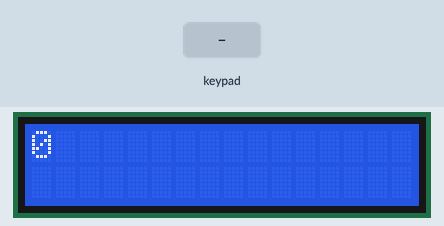
This sketch was run on a simulated Arduino Uno, built with avr-gcc and run on an emulated ATmega328P. Shown: 16×2 character LCD. Wiring (inferred from the names in the program): 4×4 keypad with keys 1 2 3 + 4 5 6 - 7 8 9 * c 0 = /: rows pin 7, pin 6, pin 5, pin 4; columns pin 3, pin 2, pin 1, pin 0. Inputs (shaded band) come from the test bench.

Above: at 1.2 s.
1.3 s: keypad keys 1 2 * pressed 0.4 s apart
At 3.2 s:
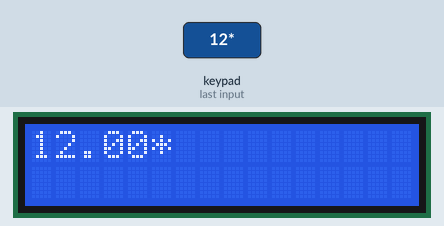
4.0 s: key '2' pressed
At 4.8 s:
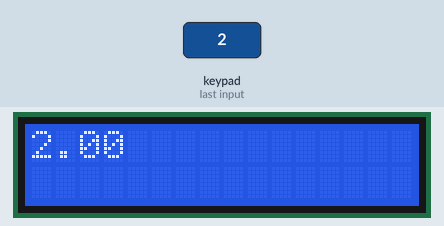
5.6 s: key '1' pressed
At 6.0 s:
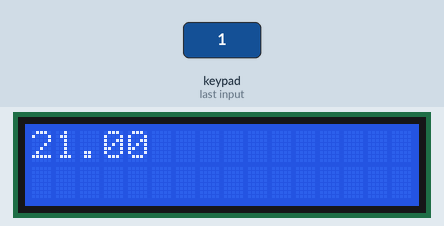
7.2 s: keypad keys 1 2 pressed 0.4 s apart
At 8.7 s:
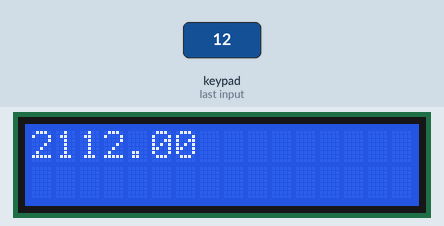
Timing chart, 0 to 10.2 s (numbered marks = the images above; inputs shaded):
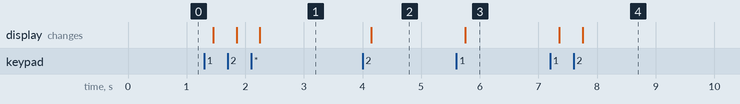

The sketch:

calculato2r.ino
```cpp
 #define keynotsympole  !((key=='+')||(key=='-')||(key=='*')||(key=='/')||(key=='c')||(key=='='))
#include<LiquidCrystal.h>
LiquidCrystal Lcd1(8,9,10,11,12,13);
 short colums[4]={3,2,1,0};
short rows[4]={7,6,5,4};
char keypaturn[4][4]=
{{'1','2','3','+'}
,{'4','5','6','-'}
,{'7','8','9','*'}
,{'c','0','=','/'}};
void setup() {
  // put your setup code here, to run once:
for(int i=0;i<=3;i++){
  pinMode(colums[i],1);
   pinMode(rows[i],0);
   digitalWrite(rows[i],1);
    digitalWrite(colums[i],1);}
    Lcd1.begin(2,16);
    Lcd1.clear();

}
char scankpd(){
for(int j=0;j<=3;j++){
for(int c=0;c<=3;c++)
{digitalWrite(colums[c],1);}
digitalWrite(colums[j],0);
for(int i=0;i<=3;i++)
{if(!digitalRead(rows[i])){
  return keypaturn[i][j];
}}}
return 0;}
float op(char oper,float fnum,float snum){
  float result;
  switch(oper){
  case'+':
  result=fnum+snum;
  return result;
  break;
  case'-':
  result=fnum-snum;
  return result;
  break;
  case'*':
  result=fnum*snum;
  return result;
  break;
    case'/':
    if(snum!=0)
  {result=fnum/snum;
  return result;}
  else
  {Lcd1.print("error");}
  break;}}
void loop() {
  // put your main code here, to run repeatedly:
HOME1:
char key='\0';
 float fnum=0;
 float snum=0;
char oper='\0';
Lcd1.clear();
Lcd1.print("0");
HOME2:
 key=scankpd();
if(key){while(scankpd()){ }
 if( keynotsympole)
       {  fnum=fnum*10+int(key)-48;
       Lcd1.clear();
 Lcd1.print(fnum); goto HOME2;}

      else{
      switch(key){
        case 'c':goto HOME1; break;
         case '=': Lcd1.clear();Lcd1.print(fnum);
         goto HOME2;  break;
         default:oper =key; Lcd1.print(oper);
home3:
         key=scankpd();
    if(key){while(scankpd()){ }
 if( keynotsympole)
{  snum=snum*10+int(key)-48;
      Lcd1.clear();
      Lcd1.print(snum);goto home3;}
      else{
         switch(key){
        case 'c':goto HOME1; break;
         case '=' :Lcd1.clear();fnum=op(oper,fnum,snum);  Lcd1.print(fnum);snum=0;goto HOME2;
          break;

         default: Lcd1.clear();fnum=op(oper,fnum,snum);  Lcd1.print(fnum);snum=0;oper=key;goto home3;
          break;}}}
          else {goto home3;}break;
         }}}
          else {goto HOME2;}}
```

Measured:
- after the input at 1.3 s, the display: first changes after 0.15 s (image 1 shows a later state)
- after the input at 4.0 s, the display: changes after 0.15 s (image 2)
- after the input at 5.6 s, the display: changes after 0.15 s (image 3)
- after the input at 7.2 s, the display: first changes after 0.15 s (image 4 shows a later state)
